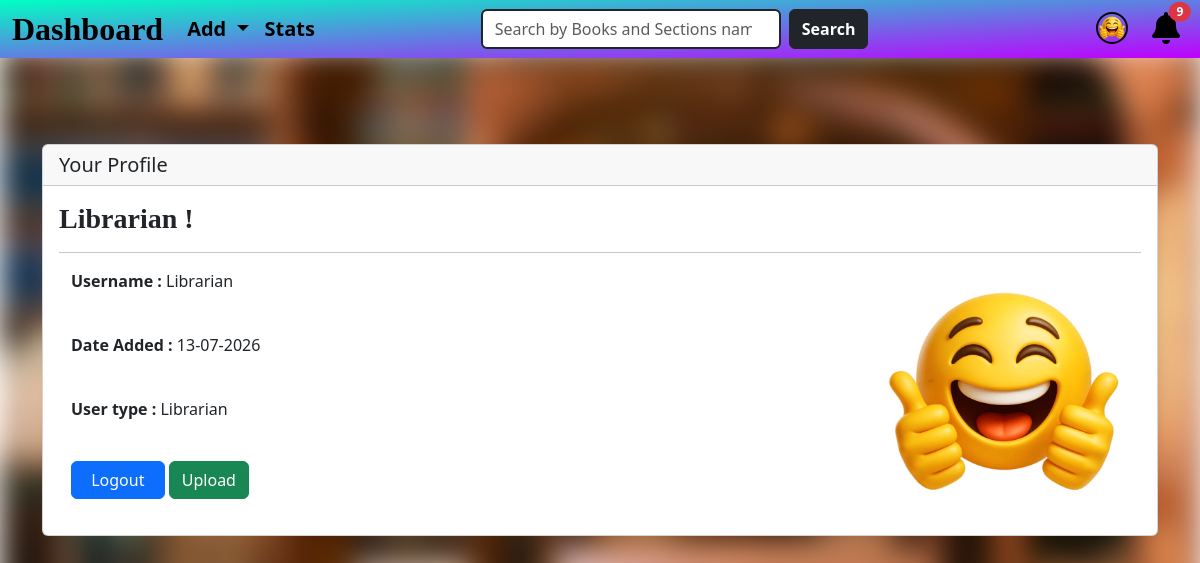
Page /profile (signed in) on the committed database.
### application/models.py (models this page shows, shortened)
class Users(db.Model,UserMixin):
    __tablename__='users'
    id = db.Column(db.Integer, primary_key=True)
    username = db.Column(db.String(25), nullable=False, unique=True)
    password = db.Column(db.String(250), nullable=False, unique=True)
    time = db.Column(db.DateTime, default=datetime.now)
    profile_path = db.Column(db.String(250), default="default_profile.jpg")
    label = db.Column(db.String, default='user')
    comments = db.relationship("Comment_Book", backref="commenter" ,cascade="all, delete")
    rates = db.relationship("Rate_Book",cascade="all, delete")
    granted = db.relationship("Books",secondary="access",backref="granters")
    completed_books = db.relationship("Books",secondary="completed",backref="completers")
    requested = db.relationship("Books",secondary="request_book",backref="requesters")
    access = db.relationship("Access",back_populates="accesser",cascade="all, delete",lazy=True,overlaps="granters,granted")
    requests = db.relationship("Request_Book",back_populates="requester",cascade="all, delete",lazy=True,overlaps="requested,requesters")
    rejected_request_books  = db.relationship("Books",secondary="reject",backref="rejected_users")
    rejected_requests  = db.relationship("Reject",back_populates="rejected_user",cascade="all, delete",lazy=True,overlaps="rejected_request_books,rejected_users")

### application/controllers.py (the view)
@app.route('/profile')
@login_required
def profile():
    user = Users.query.get_or_404(current_user.id)
    return render_template("profile.html",user=user,page="",book_availability=book_availability)

### app.py (called while the page is built)
@app.context_processor
def inject_all_func():
    return dict(can_rate = can_rate,
                Random =  Random,
                make_tuple = make_tuple,
                remaining_books = remaining_books,
                calu_avg = calu_avg,
                book_availability = book_availability,
                format_time_difference = format_time_difference,
                remaining_time = remaining_time,
                calu_notification = calu_notification,
                all_sectionss = all_sectionss,
                top_books = top_books,
                request_exist = request_exist)

### application/functions.py (called while the page is built)
def calu_notification():
    try:
        requested = Request_Book.query.all()
        books = Books.query.all()
        sections = Sections.query.all()
        readers = Users.query.filter_by(label='user').all()
        accesses = Access.query.order_by(Access.book_id).all()
        dict = {'requested': requested, 'books': books, 'sections': sections, 'readers': readers,'accesses': accesses}
        return dict
    except:
        pass

### application/login.py (called while the page is built)
@login_manager.user_loader
def load_user(id):
    return Users.query.get(int(id))

### templates/profile.html (shortened to what this page needs)
{% extends "base.html" %}
{% block content %}
<br><br>
<div class="card delay hidden">
    <h5 class="card-header">Your Profile</h5>
    <div class="card-body">
        <h3 class="card-title my-font fw-bold">{{ current_user.username|capitalize }} !</h3><hr>
        <div class="container">
            <div class="row">
                <div class="col-8">
                    <p class="card-text"><strong>Username :</strong> {{ current_user.username|capitalize }}</p><br>
                    <p class="card-text"><strong>Date Added :</strong> {{ current_user.time.strftime('%d-%m-%Y') }}</p><br>
                    <p class="card-text"><strong>User type :</strong> {{ current_user.label|capitalize }}</p><br>
                    <a href="/logout" class="btn btn-primary btn-md" style="--bs-btn-padding-x: 1.2rem;">Logout</a>
                    <button type="button" class="btn btn-success" data-bs-toggle="modal" data-bs-target="#upload">Upload</button>
                </div>
                <div class="col-4">
                    <img src="/display_profile/{{current_user.profile_path}}" align="right" height="250px" width="250px" style="border-radius: 30%;">
                </div>
            </div>
        </div>
    </div>
</div>
<br><br>
{% endblock %}

### templates/navbar.html (shortened to what this page needs)
<nav class="navbar navbar-expand-lg navbar-light fixed-top py-0 request-gradient">
  <div class="container-fluid">
      {% if current_user.is_authenticated %}
          <a class="navbar-brand fw-bold fs-2 my-font" href="/{{current_user.label}}_home">Dashboard</a>
      {% else %}
          <a class="navbar-brand fw-bold fs-2 my-font" href="/user_home">Dashboard</a>
      {% endif %}
    <div class="collapse navbar-collapse" id="navbarSupportedContent">
        {% if current_user.is_authenticated %}
            {% if current_user.label == "librarian" %}
              <ul class="navbar-nav me-auto ms-0 mb-2 mb-lg-0">
                <li class="nav-item dropdown">
                    <a class="nav-link dropdown-toggle active fw-bold fs-5" href="#" role="button" data-bs-toggle="dropdown" aria-expanded="false">
                      Add
                    </a>
                </li>
                <li class="nav-item">
                    <a class="nav-link active fw-bolder fs-5" href="/dashboard/stats">Stats</a>
                </li>
              </ul>
            {% endif %}
            <ul class="navbar-nav me-auto ms-lg-5">
              <form action="/search" method="get" class="d-flex" style="margin-right: 30%;">
                <input class="form-control me-2 border border-dark border-2" type="search" name="query" placeholder="Search by Books and Sections name" aria-label="Search" style="width: 300px;" required>
                <button class="btn btn-dark fw-bold" type="submit">Search</button>
              </form>
            </ul>
              <ul class="navbar-nav me-0 ms-auto mb-2 mb-lg-0">
                <li class="nav-item dropdown me-2">
                  <a class="nav-link active fw-bold" href="#" role="button" data-bs-toggle="dropdown" aria-expanded="false">
                    <img src="/display_profile/{{current_user.profile_path}}" alt="" style="border-radius: 50%; height: 32px; width: 32px; border: 2px solid rgb(7, 7, 7);">
                  </a>
                </li>
                <li class="nav-item me-0">
                    {% if current_user.label=="librarian" %}
                      {% set count = calu_notification().requested|length %}
                    {% else %}
                      {% set count = current_user.requests|length + current_user.rejected_requests|length %}
                    {% endif %}
                  <button type="button" class="nav-link active {% if count!=0 %}ball{% endif %}" data-bs-toggle="modal" data-bs-target="#notification"><i class="fa-solid fa-bell fs-2"></i><span class="position-absolute top-10 start-1 translate-middle badge rounded-circle bg-danger">
                  {{count}}
                  </span></button>
                </li>
              </ul>
        {% endif %}
    </div>
  </div>
</nav>

### static/style.css (style rules this page uses)
.container { position: relative; }
.my-font { font-family: Georgia, 'Times New Roman', Times, serif; }
.animation { animation: myAnim .4s ease 0s 1 normal forwards; }
.request-gradient { background-image: linear-gradient(to bottom right, rgb(0, 255, 195), rgb(191, 0, 255)); }
body { display: flex; justify-content: center; }
.ball { animation: bounce 0.5s infinite alternate cubic-bezier(0.5, 0.05, 1, 0.5); }

### rows in the picture
Users: profile_path (picture), username "Librarian", time "13-07-2026", label "Librarian"

### other values in the picture
{{ count }} "9"
